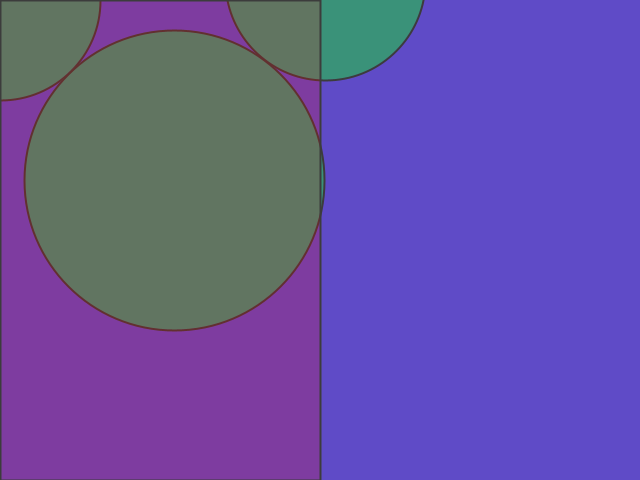
Frame 1 (no input)
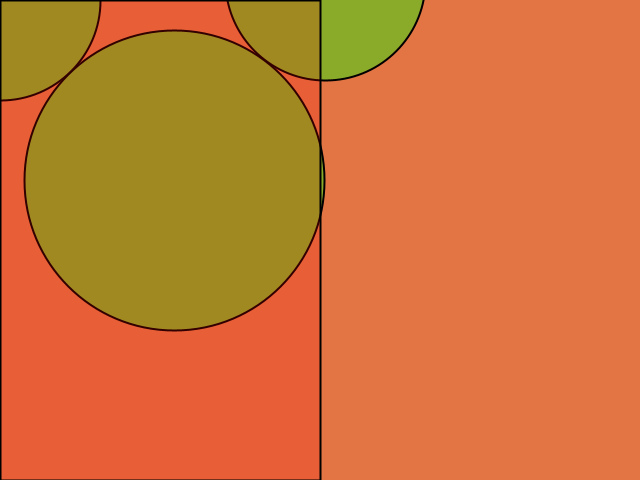
Frame 60 (the mouse pressed at the canvas centre just before this capture)
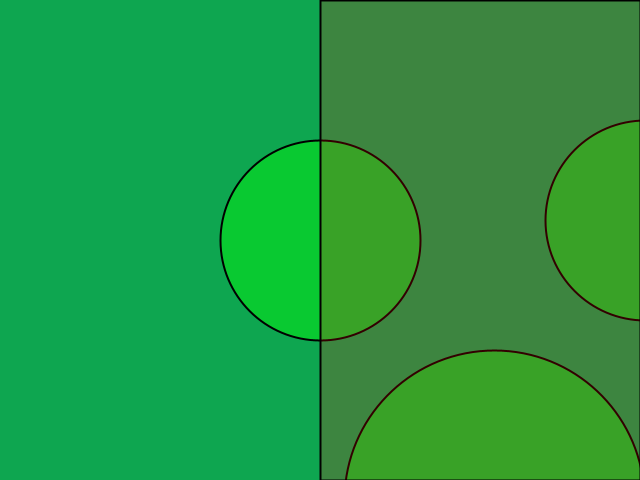
Frame 120 (the mouse held since frame 60 and released just before this capture)

The Processing sketch that drew these frames (run headless with seeded random() and noise(); from frame 60 on, the mouse is pressed at the canvas centre):

// Processing sketch: processing_75434
// ── processing_75434.pde

int x= 150;
int y= 150;
int d;
int t= 0;

void setup(){
  size(640,480);
}

void draw(){
  
  strokeWeight(t);
  stroke(0,0,0,20);
  line(pmouseX,pmouseY,mouseX,mouseY);
  t = abs(mouseX -pmouseX);
  
for(int i=0; i<200; i++) {
  float r = random(-50,50);
  stroke(r*5);
  background(random(0,255),random(0,255),random(0,255),random(0,255));
  line(width/2,0,width/2,height);
  line(2*width/2,0,2*width/2,height);
  println(r);
  

}

x = mouseX;
y = mouseY;
  smooth();
  strokeWeight(2);
  fill(0, 255, 0,100);
ellipse(x, y, 200, 200);
ellipse(x+325, y-20, 200, 200);
ellipse(x+174, x+180, 300, 300);

fill(255,0,0,50);
  if (mouseX < width/3)
    rect(0,0,width/2, height);
    else if(mouseX<2* width/2)
    rect(width/2,0,width/2, height);

}
